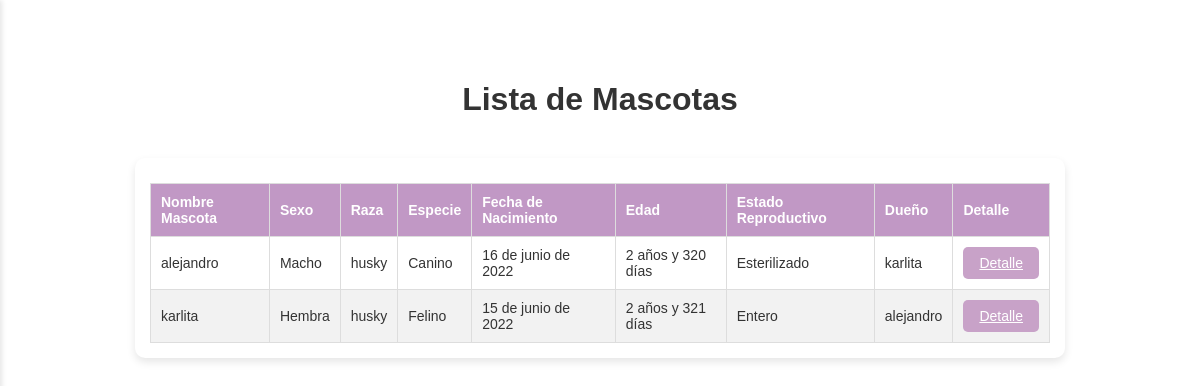
Before: /ver_mascotas/ (signed in) with the older database file.
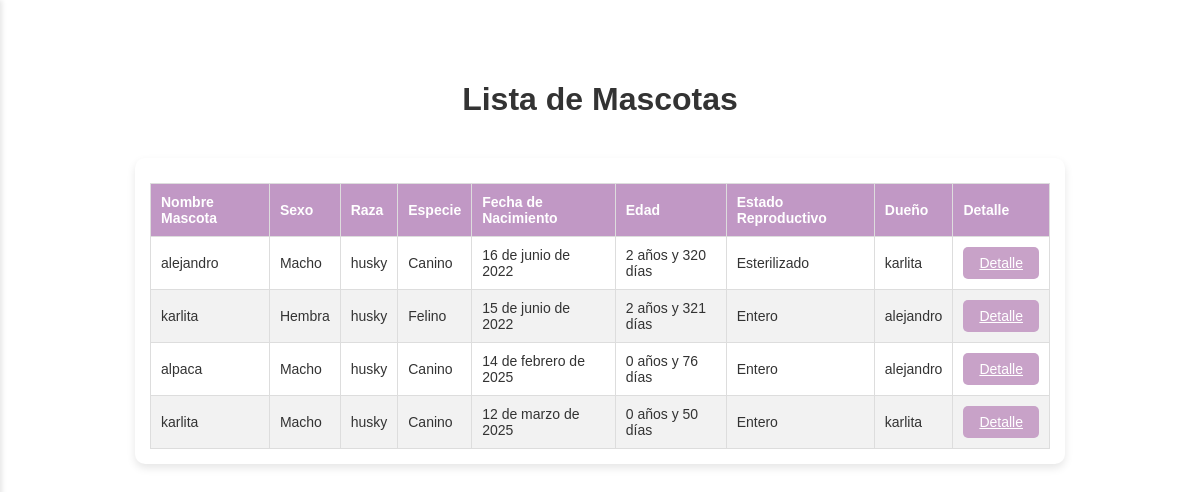
After: the same page with the newer database file.
### vetapp/models.py (models this page shows, shortened)
class Mascota(models.Model):
    SEXO_CHOICES = [
        ('Macho', 'Macho'),
        ('Hembra', 'Hembra'),
    ]
    ESPECIE_CHOICES = [
        ('Canino', 'Canino'),
        ('Felino', 'Felino'),
        ('Otro', 'Otro'),
    ]
    ESTADO_REPRODUCTIVO_CHOICES = [
        ('Entero', 'Entero'),
        ('Esterilizado', 'Esterilizado'),
    ]
    id_mascota = models.AutoField(primary_key=True)
    cliente = models.ForeignKey(Cliente, on_delete=models.CASCADE, related_name='mascotas')
    nombre = models.CharField(max_length=100)
    sexo = models.CharField(max_length=10, choices=SEXO_CHOICES)
    raza = models.CharField(max_length=100)
    especie = models.CharField(max_length=20, choices=ESPECIE_CHOICES)
    fecha_nacimiento = models.DateField()
    estado_reproductivo = models.CharField(max_length=15, choices=ESTADO_REPRODUCTIVO_CHOICES)
    def calcular_edad_completa(self):
        today = date.today()
        dias_totales = (today - self.fecha_nacimiento).days
        años = dias_totales // 365
        dias = dias_totales % 365
        años_texto = f"{años} año" if años == 1 else f"{años} años"
        dias_texto = f"{dias} día" if dias == 1 else f"{dias} días"
        return f"{años_texto} y {dias_texto}"
    edad = property(calcular_edad_completa)

class Cliente(models.Model):
    id_cliente = models.AutoField(primary_key=True)
    numero = models.CharField(max_length=20)
    mascota = models.CharField(max_length=100)  # Solo como dato de referencia rápida
    correo = models.EmailField()
    direccion = models.CharField(max_length=200)
    rut = models.CharField(max_length=12)
    nombre = models.CharField(max_length=100)

### vetapp/views.py (the view)
# urls.py: path('ver_mascotas/', views.ver_mascota, name='ver_mascotas'),
@login_required
def ver_mascota(request):
    mascotas = Mascota.objects.all()
    return render(request, 'vetapp/ver_mascotas.html', {'mascotas': mascotas})

### vetapp/templates/vetapp/ver_mascotas.html (shortened to what this page needs)
{% load static %}
<!DOCTYPE html>
<html lang="es">
<head>
    <link rel="stylesheet" href="{% static 'css/style.css' %}">
</head>
<body>
    <div class="home-container">
        <h1 class="ver-cliente-h1">Lista de Mascotas</h1>
        <div class="tabla-container">
            <table class="ver-cliente-table">
                <thead>
                    <tr class="ver-cliente-tr">
                        <th class="ver-cliente-th">Nombre Mascota</th>
                        <th class="ver-cliente-th">Sexo</th>
                        <th class="ver-cliente-th">Raza</th>
                        <th class="ver-cliente-th">Especie</th>
                        <th class="ver-cliente-th">Fecha de Nacimiento</th>
                        <th class="ver-cliente-th">Edad</th>
                        <th class="ver-cliente-th">Estado Reproductivo</th>
                        <th class="ver-cliente-th">Dueño</th>
                        <th class="ver-cliente-th">Detalle</th>
                    </tr>
                </thead>
                <tbody>
                    {% for mascota in mascotas %}
                    <tr class="ver-cliente-tr">
                        <td class="ver-cliente-td">{{ mascota.nombre }}</td>
                        <td class="ver-cliente-td">{{ mascota.sexo }}</td>
                        <td class="ver-cliente-td">{{ mascota.raza }}</td>
                        <td class="ver-cliente-td">{{ mascota.especie }}</td>
                        <td class="ver-cliente-td">{{ mascota.fecha_nacimiento }}</td>
                        <td class="ver-cliente-td">{{ mascota.edad }}</td>
                        <td class="ver-cliente-td">{{ mascota.estado_reproductivo }}</td>
                        <td class="ver-cliente-td">{{ mascota.cliente.nombre }}</td>
                        <td class="ver-cliente-td">
                            <a href="{% url 'ver_fichas_mascota' mascota.id_mascota %}" class="detalle-btn">Detalle</a>
                        </td>
                    </tr>
                    {% empty %}
                    <tr class="ver-cliente-tr">
                        <td class="ver-cliente-td" colspan="9">No hay mascotas registradas.</td>
                    </tr>
                    {% endfor %}
                </tbody>
            </table>
        </div>
    </div>
</body>
</html>

Changed rows visible on the page:
added Mascota: nombre "alpaca", sexo "Macho", raza "husky", especie "Canino", fecha_nacimiento "14 de febrero de 2025", edad "0 años y 76 días", estado_reproductivo "Entero", cliente.nombre "alejandro"
added Mascota: nombre "karlita", sexo "Macho", raza "husky", especie "Canino", fecha_nacimiento "12 de marzo de 2025", edad "0 años y 50 días", estado_reproductivo "Entero", cliente.nombre "karlita"
